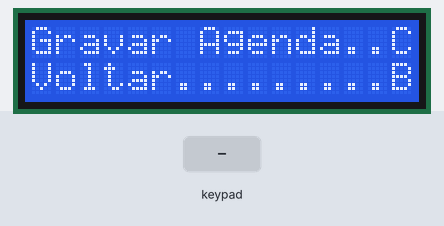
The sketch below on a simulated ESP32. Shown: 16×2 character LCD. The inputs (shaded band) are chosen by the test bench. What the sketch prints to the serial monitor is not drawn.

Above: at 2.7 s.
2.8 s: key 'C' pressed
At 4.8 s:
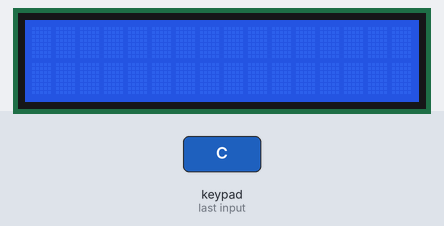
5.4 s: keypad keys 1 6 4 2 1 5 # pressed 0.4 s apart
At 6.9 s:
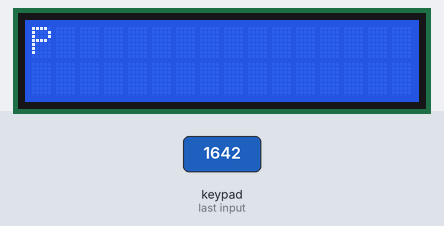
9.7 s: keypad keys 1 6 4 2 1 5 pressed 0.4 s apart
At 12.2 s:
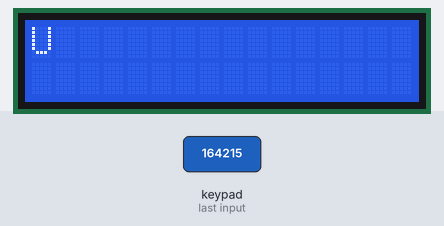
13.6 s: keypad keys 1 9 1 8 5 1 7 pressed 0.4 s apart
At 16.7 s:
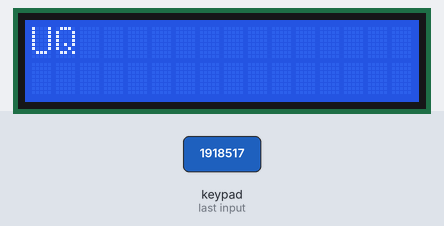
17.9 s: keypad keys 1 9 1 8 5 1 7 # pressed 0.4 s apart
At 19.4 s:
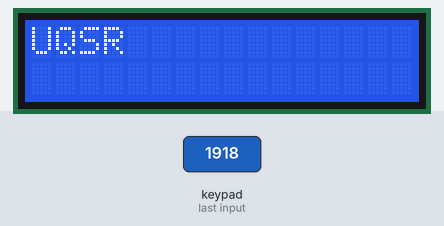
22.6 s: key 'B' pressed
At 22.91 s:
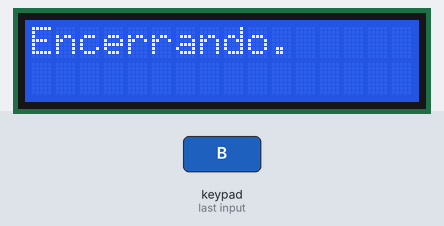
Timing chart, 0 to 25.6 s (numbered marks = the images above; inputs shaded):
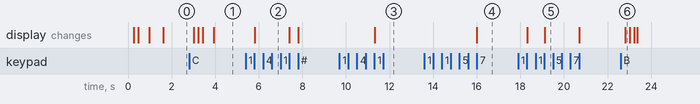

The sketch:

Agenda_Eletronica_ESP32_16x2.ino
```cpp
//----------------------------------------------------------------------------------------------
// Projeto: Agenda Eletrônica com ESP32 e DisplayLCD16x2
// Autor: João Vitor Barros Bertin
//----------------------------------------------------------------------------------------------

// Importação das bibliotecas
// Biblioteca do teclado matricial (No caso, o 4x4)
#include <Keypad.h>
// Biblioteca utilizada para gerenciar a comunicação entre dispositivos através do protocolo I2C
#include <Wire.h>
// Biblioteca do display 16x2 I2C
#include <LiquidCrystal_I2C.h>

// Define o número de linhas
const uint8_t ROWS = 4;
// Define o número de colunas
const uint8_t COLS = 4;
// Define a distribuição das teclas
char keys[ROWS][COLS] = {
  { '1', '2', '3', 'A' },
  { '4', '5', '6', 'B' },
  { '7', '8', '9', 'C' },
  { '*', '0', '#', 'D' }
};
// Pinos correspondentes as linhas
uint8_t colPins[COLS] = {16, 4, 2, 15};
// Pinos correspondentes as colunas
uint8_t rowPins[ROWS] = {19, 18, 5, 17};
// Cria um objeto com os parametros criados previamente
Keypad keypad = Keypad(makeKeymap(keys), rowPins, colPins, ROWS, COLS);

// Define os parâmetros do display 16x2 I2C
LiquidCrystal_I2C lcd(0x27,16,2);

// Definindo variáveis dos diferentes conjuntos de botões
/* É necessário usar variáveis de primeiro botão para não dar conflito nos códigos das letras, definidos mais abaixo.
EX: "A" seria 0 e 1, enquanto "J" seria 1 e 0 e os dois seriam impressos, causando conflito */
int primbtn1=0, primbtn2=0, primbtn0=0,
btn1=0, btn2=0, btn3=0, btnA=0,
btn4=0, btn5=0, btn6=0, btnB=0,
btn7=0, btn8=0, btn9=0, btnC=0,
btn0=0, btnD=0;

// Variável seletora de funções
int selec_funcao=0;
// Sistema para descer linha no display
int linha_atual=0, contador_coluna=0;

void setup() {
// Iniciando display LCD - 16 colunas, 2 linhas
  lcd.init();
  lcd.backlight();
  lcd.setCursor(0, 0);
  lcd.print("Iniciando.");
  delay(200);
  lcd.print(".");
  delay(200);
  lcd.print(".");
  delay(500);
  lcd.clear();
  delay(100);
// Inicializando monitor serial
  Serial.begin(9600);
  Serial.print("Iniciando.");
  delay(200);
  Serial.print(".");
  delay(200);
  Serial.println(".");
  delay(100);
}

void loop() {
// Definição da variável do contador
  int contador=0;
// Redefinindo as variáveis dos códigos das letras como 0 a cada loop
  primbtn1=0, primbtn2=0, primbtn0=0,
  btn1=0, btn2=0, btn3=0, btnA=0,
  btn4=0, btn5=0, btn6=0, btnB=0,
  btn7=0, btn8=0, btn9=0, btnC=0,
  btn0=0, btnD=0;
  if (selec_funcao == 0) {
// Print da tela de seleção da Agenda
    lcd.setCursor(0, 0);
    lcd.print("Gravar Agenda..C");
    lcd.setCursor(0, 1);
    lcd.print("Voltar.........B");
    Serial.println("Gravar Agenda..C");
    Serial.println("Voltar.........B");
  }

// Condição que joga para linha de baixo após prencher a linha de cima (No Display 20X4, 20 colunas ou caracteres)
  if (contador_coluna > 15) {
    linha_atual++;
    Serial.println("");
    contador_coluna=0;
  }

// Condição que reínicia as linhas após passar o número máximo (No Display 20X4, 4 linhas)
  if (linha_atual > 1) {
    linha_atual=0;
  }

// Repetição que dá 2 voltas para pegar os 2 digitos que formam o código das letras
  while (contador < 2) {

// Variável que obtém a tecla pressionada e a armazena
    char key = keypad.getKey();

// Condição que confirma se o usuário está apertando a tecla
    if (key) {
// Apenas executa a gravação de caracteres caso o usuário já tenha apertado C
      if (key == 'C') {
        selec_funcao=1;
        contador=2;
        delay(200);
        lcd.clear();
        lcd.setCursor(0, 0);
        lcd.print("Gravando.");
        delay(200);
  		  lcd.print(".");
  		  delay(200);
  		  lcd.print(".");
  		  delay(500);
  		  lcd.clear();
        Serial.println("Gravando...");
      }
// Após o botão C ser pressionado, entra nesta condição que executa a função de escrever no display
      if (selec_funcao == 1) {
        displaywrite(key, contador);
        delay(100);
        contador++;
      }
    }
  }
}

 void displaywrite(int tecla, int repeticao)
{
// Alteração do cursor do display de acordo com a quantidade digitada
  lcd.setCursor(contador_coluna, linha_atual);
// Gravações da primeira leitura do teclado Matricial
// Primeiro 1
  if ((tecla == '1') && repeticao == 0) {
    primbtn1=1;
  }
// Primeiro 2
  if ((tecla == '2') && repeticao == 0) {
    primbtn2=2;
  }
// Primeiro 0
  if ((tecla == '0') && repeticao == 0) {
    primbtn0=10;
  }
// 1
  if ((tecla == '1') && repeticao == 1) {
    btn1=1;
  }
// 2
  if ((tecla == '2') && repeticao == 1) {
    btn2=2;
  }
// 3
  if (tecla == '3') {
    btn3=3;
  }
// A
  if (tecla == 'A') {
    btnA=0;
  }
// 4
  if (tecla == '4') {
    btn4=4;
  }
// 5
  if (tecla == '5') {
    btn5=5;
  }
// 6
  if (tecla == '6') {
    btn6=6;
  }
// B
  if (tecla == 'B') {
    selec_funcao=0;
    contador_coluna=0;
    linha_atual=0;
    delay(200);
    lcd.clear();
    lcd.setCursor(0, 0);
    lcd.print("Encerrando.");
    delay(200);
  	lcd.print(".");
  	delay(200);
  	lcd.print(".");
  	delay(100);
  	lcd.clear();
    lcd.setCursor(0, 0);
    lcd.print("Gravar Agenda......C");
    lcd.setCursor(0, 1);
    lcd.print("Voltar.............B");
    Serial.println("");
    Serial.println("Gravar Agenda......C");
    Serial.println("Voltar.............B");
  }
// 7
  if (tecla == '7') {
    btn7=7;
  }
// 8
  if (tecla == '8') {
    btn8=8;
  }
// 9
  if (tecla == '9') {
    btn9=9;
  }
// C
  if (tecla == 'C') {
    btnC=0;
  }
// *
  if (tecla == '*') {
    contador_coluna=0;
    linha_atual++;
    Serial.println("");
  }
// 0
  if ((tecla == '0') && repeticao == 1) {
    btn0=10;
  }
// #
  if (tecla == '#') {
    lcd.clear();
    Serial.println("");
    contador_coluna=0;
    linha_atual=0;
  }
// D
  if (tecla == 'D') {
// Condição que impede que a coluna chegue a um valor negativo
    if (contador_coluna>0) {
      contador_coluna--;
    }
    lcd.setCursor(contador_coluna, linha_atual);
    lcd.print(" ");
  }

// Impressão dos caracteres
// 0 & 1 = A
  if (primbtn0==10 && btn1==1) {
    lcd.print("A");
    Serial.print("A");
    contador_coluna++;
  }
// 0 & 2 = B
  if (primbtn0==10 && btn2==2) {
    lcd.print("B");
    Serial.print("B");
    contador_coluna++;
  }
// 0 & 3 = C
  if (primbtn0==10 && btn3==3) {
    lcd.print("C");
    Serial.print("C");
    contador_coluna++;
  }
// 0 & 4 = D
  if (primbtn0==10 && btn4==4) {
    lcd.print("D");
    Serial.print("D");
    contador_coluna++;
  }
// 0 & 5 = E
  if (primbtn0==10 && btn5==5) {
    lcd.print("E");
    Serial.print("E");
    contador_coluna++;
  }
// 0 & 6 = F
  if (primbtn0==10 && btn6==6) {
    lcd.print("F");
    Serial.print("F");
    contador_coluna++;
  }
// 0 & 7 = G
  if (primbtn0==10 && btn7==7) {
    lcd.print("G");
    Serial.print("G");
    contador_coluna++;
  }
// 0 & 8 = H
  if (primbtn0==10 && btn8==8) {
    lcd.print("H");
    Serial.print("H");
    contador_coluna++;
  }
// 0 & 9 = I
  if (primbtn0==10 && btn9==9) {
    lcd.print("I");
    Serial.print("I");
    contador_coluna++;
  }
// 1 & 0 = J
  if (primbtn1==1 && btn0==10) {
    lcd.print("J");
    Serial.print("J");
    contador_coluna++;
  }
// 1 & 1 = K
  if (primbtn1==1 && btn1==1) {
    lcd.print("K");
    Serial.print("K");
    contador_coluna++;
  }
// 1 & 2 = L
  if (primbtn1==1 && btn2==2) {
    lcd.print("L");
    Serial.print("L");
    contador_coluna++;
  }
// 1 & 3 = M
  if (primbtn1==1 && btn3==3) {
    lcd.print("M");
    Serial.print("M");
    contador_coluna++;
  }
// 1 & 4 = N
  if (primbtn1==1 && btn4==4) {
    lcd.print("N");
    Serial.print("N");
    contador_coluna++;
  }
// 1 & 5 = O
  if (primbtn1==1 && btn5==5) {
    lcd.print("O");
    Serial.print("O");
    contador_coluna++;
  }
// 1 & 6 = P
  if (primbtn1==1 && btn6==6) {
    lcd.print("P");
    Serial.print("P");
    contador_coluna++;
  }
// 1 & 7 = Q
  if (primbtn1==1 && btn7==7) {
    lcd.print("Q");
    Serial.print("Q");
    contador_coluna++;
  }
// 1 & 8 = R
  if (primbtn1==1 && btn8==8) {
    lcd.print("R");
    Serial.print("R");
    contador_coluna++;
  }
// 1 & 9 = S
  if (primbtn1==1 && btn9==9) {
    lcd.print("S");
    Serial.print("S");
    contador_coluna++;
  }
// 2 & 0 = T
  if (primbtn2==2 && btn0==10) {
    lcd.print("T");
    Serial.print("T");
    contador_coluna++;
  }
// 2 & 1 = U
  if (primbtn2==2 && btn1==1) {
    lcd.print("U");
    Serial.print("U");
    contador_coluna++;
  }
// 2 & 2 = V
  if (primbtn2==2 && btn2==2) {
    lcd.print("V");
    Serial.print("V");
    contador_coluna++;
  }
// 2 & 3 = W
  if (primbtn2==2 && btn3==3) {
    lcd.print("W");
    Serial.print("W");
    contador_coluna++;
  }
// 2 & 4 = X
  if (primbtn2==2 && btn4==4) {
    lcd.print("X");
    Serial.print("X");
    contador_coluna++;
  }
// 2 & 5 = Y
  if (primbtn2==2 && btn5==5) {
    lcd.print("Y");
    Serial.print("Y");
    contador_coluna++;
  }
// 2 & 6 = Z
  if (primbtn2==2 && btn6==6) {
    lcd.print("Z");
    Serial.print("Z");
    contador_coluna++;
  }
// 2 & 7 = Space
  if (primbtn2==2 && btn7==7) {
    lcd.print(" ");
    Serial.print(" ");
    contador_coluna++;
  }
// 2 & 8 = *
  if (primbtn2==2 && btn8==8) {
    lcd.print("*");
    Serial.print("*");
    contador_coluna++;
  }
}
```

Measured:
- after the input at 2.8 s, the display: first changes after 0.22 s (image 1 shows a later state)
- after the input at 5.4 s, the display: changes after 0.41 s (image 2)
- after the input at 9.7 s, the display: changes after 1.6 s (image 3)
- after the input at 13.6 s, the display: changes after 2.4 s (image 4)
- after the input at 17.9 s, the display: first changes after 0.41 s (image 5 shows a later state)
- after the input at 22.6 s, the display: changes after 0.22 s (image 6)
